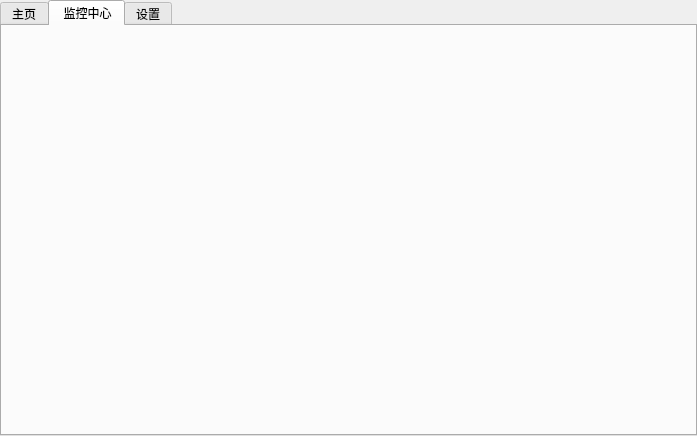
<?xml version="1.0" encoding="UTF-8"?>
<ui version="4.0">
 <class>ControlTabWidget</class>
 <widget class="QWidget" name="ControlTabWidget">
  <property name="geometry">
   <rect>
    <x>0</x>
    <y>0</y>
    <width>697</width>
    <height>436</height>
   </rect>
  </property>
  <property name="windowTitle">
   <string>Form</string>
  </property>
  <layout class="QVBoxLayout" name="verticalLayout">
   <property name="leftMargin">
    <number>0</number>
   </property>
   <property name="topMargin">
    <number>0</number>
   </property>
   <property name="rightMargin">
    <number>0</number>
   </property>
   <property name="bottomMargin">
    <number>0</number>
   </property>
   <item>
    <widget class="QTabWidget" name="tabWidgetControl">
     <property name="currentIndex">
      <number>1</number>
     </property>
     <widget class="BannaWidget" name="banana">
      <attribute name="title">
       <string>主页</string>
      </attribute>
     </widget>
     <widget class="RadarControl" name="radar">
      <attribute name="title">
       <string> 监控中心</string>
      </attribute>
     </widget>
     <widget class="TableControl" name="tabTableWidget">
      <attribute name="title">
       <string>设置</string>
      </attribute>
     </widget>
    </widget>
   </item>
  </layout>
 </widget>
 <customwidgets>
  <customwidget>
   <class>BannaWidget</class>
   <extends>QWidget</extends>
   <header location="global">maincontent/controlwidget/bannacontrol/bannawidget.h</header>
   <container>1</container>
  </customwidget>
  <customwidget>
   <class>RadarControl</class>
   <extends>QWidget</extends>
   <header location="global">maincontent/controlwidget/radarcontrol/radarcontrol.h</header>
   <container>1</container>
  </customwidget>
  <customwidget>
   <class>TableControl</class>
   <extends>QWidget</extends>
   <header location="global">maincontent/controlwidget/tablecontrol/tablecontrol.h</header>
   <container>1</container>
  </customwidget>
 </customwidgets>
 <tabstops>
  <tabstop>tabWidgetControl</tabstop>
 </tabstops>
 <resources/>
 <connections/>
</ui>
